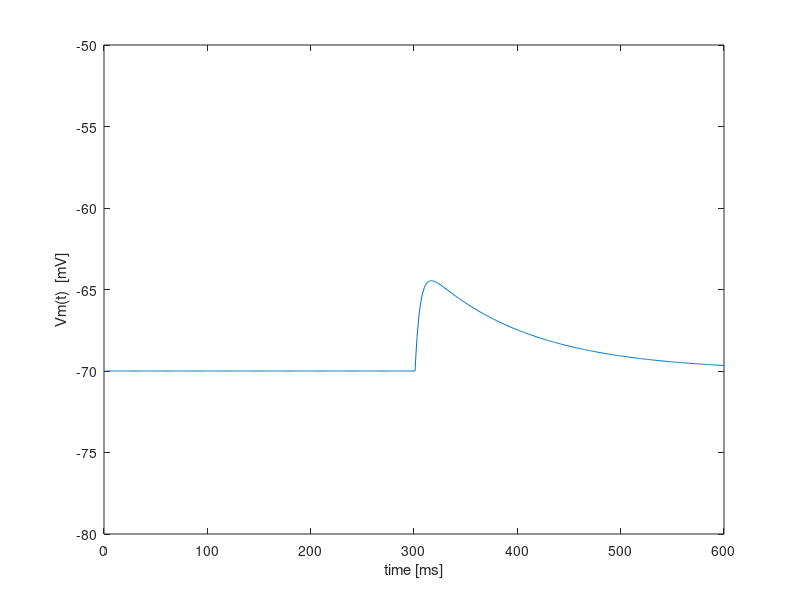

Source code (MATLAB):
% Author: Ardi Tampuu, University Of Tartu
%
% Session: Single Neuron Models
% Exerise on Integrate and Fire with synapses
% Spike currents adopted from http://math.bu.edu/people/mak/MA665 course materials
%
%
%

%%%%%%%%%%%%%%%%

clear all
clf

T = 0.6; %duration of simulation in sec
dt=0.001;
number_of_steps = T/dt


%Neuron Parameters
%----------
I_const = 0.0; % we are looking into synapses, so no injected current
C = 0.1; % capacity
R = 1; % resistance

Vr =  -75.0; % reset potential in mV
V0 = -70.0; % resting potential in mV

spike_strength = 70.0; % this will modify how strong the effect of spikes are
                       %%% TODO 1.3 %%% increase the strength. 
                       % !!NB!! set it back to 70 afterwards!!

tc = -100000; 
th = -55.0; %the neuron threshold
taus = 5; % this defines the shape of the spike (how long the tail is)
          %%% TODO 1 %%% relate it to the I_syaptic shape


%Vm = ones(number_of_steps,1)*-70.0; %membrane potential
Vm(1) = V0;
I_syn(1) = 0;


f = [300]; %%% TODO 1 %%% In the first task the neuron receives just one spike. 
           % Uncomment plotting function below. Describe the shape and duration of the incoming current 
           % and the shape of its effect on the membrane potential. 
           % Q1 In how much time is I_syn reduced to half of its initial strength? What does it tell you about the "taus" parameter?
           % Q2 How high does the membrane potential reach at its maximum after receiving only one spike?
           % Q3 How strong should the "spike_strenght" (above) so that only one incoming spike would suffice to generate a postsynaptic spike?
           % always add the plots to pdf

%f = [50 100 150 200 250 300 350 400 450 500 550]; %the spike times of the presynaptic neuron(s)
           %%% TODO 2 %%% (set the spike strenght back to 70.0) Plot the behaviour. Describe what happens. 
           % Why does the neuron not spike even though it receives plenty of incoming spikes?
%f = [100 101 t3]; %%% TODO 3 %%% Find the lowest possible t3 so that the postsynaptic neuron would not spike.


seps = 0;

for i=1:(number_of_steps-1)	
        if(Vm(i) >= th)   %generate spike
          tc = i %synaptic currents want to know the last spike time		  
          Vm(i) = Vr;
	end
		
        %The following stuff has to do with shape of incoming current caused by spikes		 
	seps = 0;
	for j=1:length(f);
          eps = 0;
          if (tc <= f(j) && f(j) <= i)
            eps = exp(-(i -f(j))/(R*C)) - exp(-(i-f(j))/taus);
          end
	   
          if (f(j) < tc && tc <= i)
            eps = exp(-(tc-f(j))/taus)*(exp(-(i-tc)/(R*C)) - exp(-(i-tc)/taus));
          end
          seps = seps + eps; %current from spikes at time t
          % end of spike current calculation
	
	end
	I_syn(i) = spike_strength * 1/(1-taus/(R*C))*seps; %we keep track of this for TODO 1
        %i_leak = dt*(V0-Vm(i))/(R*C);
        %i_injected = dt*I_const/C;
        Vm(i+1) = Vm(i) + dt*(V0 - Vm(i) )/(R*C) + (dt*I_const/C) + spike_strength * 1/(1-taus/(R*C))*seps;	
end 

%%% TODO 1 %%% uncomment the lines below and plot the shape of synaptic current in time
%t = (1:length(Vm)-1);
%plot(t, I_syn);
%xlim([290.0,350.0])
%pause 

%%% TODO always%%%
%plot membrane potential vs time
t = (1:length(Vm));
plot(t, Vm);
ylim([-80.0,-50.0])

xlabel('time [ms]');
ylabel('Vm(t)  [mV]')   

